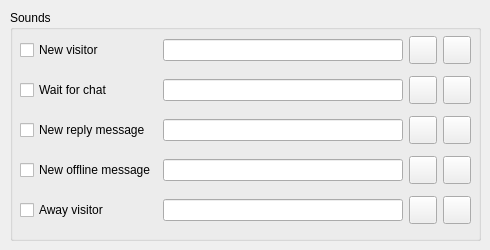
         <widget class="QWidget" name="pageSounds">
          <widget class="QGroupBox" name="groupBox_3">
           <property name="geometry">
            <rect>
             <x>10</x>
             <y>10</y>
             <width>471</width>
             <height>231</height>
            </rect>
           </property>
           <property name="title">
            <string comment="LBL_DLG_SETTINGS_SOUNDS">Sounds</string>
           </property>
           <widget class="QWidget" name="gridLayoutWidget">
            <property name="geometry">
             <rect>
              <x>10</x>
              <y>20</y>
              <width>451</width>
              <height>201</height>
             </rect>
            </property>
            <layout class="QGridLayout" name="gridLayout">
             <item row="0" column="1">
              <widget class="QLineEdit" name="leSoundNewVisitor">
               <property name="readOnly">
                <bool>true</bool>
               </property>
              </widget>
             </item>
             <item row="1" column="1">
              <widget class="QLineEdit" name="leSoundWaitChat">
               <property name="readOnly">
                <bool>true</bool>
               </property>
              </widget>
             </item>
             <item row="0" column="2">
              <widget class="QPushButton" name="pushButton_5">
               <property name="minimumSize">
                <size>
                 <width>28</width>
                 <height>28</height>
                </size>
               </property>
               <property name="maximumSize">
                <size>
                 <width>28</width>
                 <height>28</height>
                </size>
               </property>
               <property name="text">
                <string/>
               </property>
               <property name="icon">
                <iconset resource="lh3.qrc">
                 <normaloff>:/lh3/Resources/browse.png</normaloff>:/lh3/Resources/browse.png</iconset>
               </property>
              </widget>
             </item>
             <item row="0" column="3">
              <widget class="QPushButton" name="pushButton_6">
               <property name="minimumSize">
                <size>
                 <width>28</width>
                 <height>28</height>
                </size>
               </property>
               <property name="maximumSize">
                <size>
                 <width>28</width>
                 <height>28</height>
                </size>
               </property>
               <property name="text">
                <string/>
               </property>
               <property name="icon">
                <iconset resource="lh3.qrc">
                 <normaloff>:/lh3/Resources/play.png</normaloff>:/lh3/Resources/play.png</iconset>
               </property>
              </widget>
             </item>
             <item row="1" column="2">
              <widget class="QPushButton" name="pushButton_7">
               <property name="minimumSize">
                <size>
                 <width>28</width>
                 <height>28</height>
                </size>
               </property>
               <property name="maximumSize">
                <size>
                 <width>28</width>
                 <height>28</height>
                </size>
               </property>
               <property name="text">
                <string/>
               </property>
               <property name="icon">
                <iconset resource="lh3.qrc">
                 <normaloff>:/lh3/Resources/browse.png</normaloff>:/lh3/Resources/browse.png</iconset>
               </property>
              </widget>
             </item>
             <item row="1" column="3">
              <widget class="QPushButton" name="pushButton_8">
               <property name="minimumSize">
                <size>
                 <width>28</width>
                 <height>28</height>
                </size>
               </property>
               <property name="maximumSize">
                <size>
                 <width>28</width>
                 <height>28</height>
                </size>
               </property>
               <property name="text">
                <string/>
               </property>
               <property name="icon">
                <iconset resource="lh3.qrc">
                 <normaloff>:/lh3/Resources/play.png</normaloff>:/lh3/Resources/play.png</iconset>
               </property>
              </widget>
             </item>
             <item row="0" column="0">
              <widget class="QCheckBox" name="cbSoundNewVisitor">
               <property name="text">
                <string comment="LBL_DLG_SETTINGS_SOUNDS_NW">New visitor</string>
               </property>
              </widget>
             </item>
             <item row="1" column="0">
              <widget class="QCheckBox" name="cbSoundWaitForChat">
               <property name="text">
                <string comment="LBL_DLG_SETTINGS_SOUNDS_WFC">Wait for chat</string>
               </property>
              </widget>
             </item>
             <item row="2" column="0">
              <widget class="QCheckBox" name="cbSoundNewReplyMessage">
               <property name="text">
                <string comment="LBL_DLG_SETTINGS_SOUNDS_NRM">New reply message</string>
               </property>
              </widget>
             </item>
             <item row="3" column="0">
              <widget class="QCheckBox" name="cbSoundNewOfflineMessage">
               <property name="text">
                <string comment="LBL_DLG_SETTINGS_SOUNDS_NOM">New offline message</string>
               </property>
              </widget>
             </item>
             <item row="4" column="0">
              <widget class="QCheckBox" name="cbSoundAwayVisitor">
               <property name="text">
                <string comment="LBL_DLG_SETTINGS_SOUNDS_AV">Away visitor</string>
               </property>
              </widget>
             </item>
             <item row="2" column="1">
              <widget class="QLineEdit" name="leSoundNewReplayMessage">
               <property name="readOnly">
                <bool>true</bool>
               </property>
              </widget>
             </item>
             <item row="3" column="1">
              <widget class="QLineEdit" name="leSoundNewOfflineMessage">
               <property name="readOnly">
                <bool>true</bool>
               </property>
              </widget>
             </item>
             <item row="4" column="1">
              <widget class="QLineEdit" name="leSoundAwayVisitore">
               <property name="readOnly">
                <bool>true</bool>
               </property>
              </widget>
             </item>
             <item row="2" column="2">
              <widget class="QPushButton" name="pushButton_9">
               <property name="minimumSize">
                <size>
                 <width>28</width>
                 <height>28</height>
                </size>
               </property>
               <property name="maximumSize">
                <size>
                 <width>28</width>
                 <height>28</height>
                </size>
               </property>
               <property name="text">
                <string/>
               </property>
               <property name="icon">
                <iconset resource="lh3.qrc">
                 <normaloff>:/lh3/Resources/browse.png</normaloff>:/lh3/Resources/browse.png</iconset>
               </property>
              </widget>
             </item>
             <item row="3" column="2">
              <widget class="QPushButton" name="pushButton_10">
               <property name="minimumSize">
                <size>
                 <width>28</width>
                 <height>28</height>
                </size>
               </property>
               <property name="maximumSize">
                <size>
                 <width>28</width>
                 <height>28</height>
                </size>
               </property>
               <property name="text">
                <string/>
               </property>
               <property name="icon">
                <iconset resource="lh3.qrc">
                 <normaloff>:/lh3/Resources/browse.png</normaloff>:/lh3/Resources/browse.png</iconset>
               </property>
              </widget>
             </item>
             <item row="4" column="2">
              <widget class="QPushButton" name="pushButton_11">
               <property name="minimumSize">
                <size>
                 <width>28</width>
                 <height>28</height>
                </size>
               </property>
               <property name="maximumSize">
                <size>
                 <width>28</width>
                 <height>28</height>
                </size>
               </property>
               <property name="text">
                <string/>
               </property>
               <property name="icon">
                <iconset resource="lh3.qrc">
                 <normaloff>:/lh3/Resources/browse.png</normaloff>:/lh3/Resources/browse.png</iconset>
               </property>
              </widget>
             </item>
             <item row="2" column="3">
              <widget class="QPushButton" name="pushButton_12">
               <property name="minimumSize">
                <size>
                 <width>28</width>
                 <height>28</height>
                </size>
               </property>
               <property name="maximumSize">
                <size>
                 <width>28</width>
                 <height>28</height>
                </size>
               </property>
               <property name="text">
                <string/>
               </property>
               <property name="icon">
                <iconset resource="lh3.qrc">
                 <normaloff>:/lh3/Resources/play.png</normaloff>:/lh3/Resources/play.png</iconset>
               </property>
              </widget>
             </item>
             <item row="3" column="3">
              <widget class="QPushButton" name="pushButton_13">
               <property name="minimumSize">
                <size>
                 <width>28</width>
                 <height>28</height>
                </size>
               </property>
               <property name="maximumSize">
                <size>
                 <width>28</width>
                 <height>28</height>
                </size>
               </property>
               <property name="text">
                <string/>
               </property>
               <property name="icon">
                <iconset resource="lh3.qrc">
                 <normaloff>:/lh3/Resources/play.png</normaloff>:/lh3/Resources/play.png</iconset>
               </property>
              </widget>
             </item>
             <item row="4" column="3">
              <widget class="QPushButton" name="pushButton_14">
               <property name="minimumSize">
                <size>
                 <width>28</width>
                 <height>28</height>
                </size>
               </property>
               <property name="maximumSize">
                <size>
                 <width>28</width>
                 <height>28</height>
                </size>
               </property>
               <property name="text">
                <string/>
               </property>
               <property name="icon">
                <iconset resource="lh3.qrc">
                 <normaloff>:/lh3/Resources/play.png</normaloff>:/lh3/Resources/play.png</iconset>
               </property>
              </widget>
             </item>
            </layout>
           </widget>
          </widget>
         </widget>
